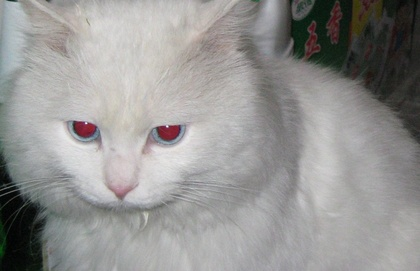
%> input picture hw5.jpg, 420 x 271 px, shrunk from 1234 x 795 before the run
$ octave main.m   (GNU Octave 9; MATLAB toolbox functions it lacks are replaced by stand-ins)
%> lines starting %> are read from the running program, lines starting %| are printed output that depends on the picture; in (x1, y1, x2, y2) boxes, pixels count from 0 and x2, y2 are one past the last pixel; in counts of white or black regions, pixels touching at a corner belong together; the program's own positions count from 1
### rgb2hsi.m
function hsi=rgb2hsi(rgb)
%% 提取RGB各通道分量
rgb=im2double(rgb);
r=rgb(:,:,1);
g=rgb(:,:,2);
b=rgb(:,:,3);

%% 根据HSI和RGB空间的关系求出对应分量
num=0.5*((r-g)+(r-b));
den=sqrt((r-g).^2+(r-b).*(g-b));
theta=acos(num./(den+eps));
H=theta;
H(b>g)=2*pi-H(b>g);
H=H/(2*pi);
num=min(min(r,g),b);
den=r+g+b;
den(den==0)=eps;
S=1-3.*num./den;
H(S==0)=0;
I=(r+g+b)/3;

%% 合成HSI图像
hsi=cat(3,H,S,I);

### hsi2rgb.m
function rgb=hsi2rgb(hsi)
%% 提取HSI各通道分量
H=hsi(:,:,1)*2*pi;
S=hsi(:,:,2);
I=hsi(:,:,3);

%% 构造RGB空间对应大小的矩阵
R=zeros(size(hsi,1),size(hsi,2));
G=zeros(size(hsi,1),size(hsi,2));
B=zeros(size(hsi,1),size(hsi,2));

%% 处理0<=H<2*pi/3的情况
idx=find((0<=H)&(H<2*pi/3));
B(idx)=I(idx).*(1-S(idx));
R(idx)=I(idx).*(1+S(idx).*cos(H(idx))./cos(pi/3-H(idx)));
G(idx)=3*I(idx)-(R(idx)+B(idx));

%% 处理2*pi/3<=H<4*pi/3的情况
idx=find((2*pi/3<=H)&(H<4*pi/3));
R(idx)=I(idx).*(1-S(idx));
G(idx)=I(idx).*(1+S(idx).*cos(H(idx)-2*pi/3)./cos(pi-H(idx)));
B(idx)=3*I(idx)-(R(idx)+G(idx));

%% 处理4*pi/3<=H<=2*pi的情况
idx=find((4*pi/3<=H)&(H<=2*pi));
G(idx)=I(idx).*(1-S(idx));
B(idx)=I(idx).*(1+S(idx).*cos(H(idx)-4*pi/3)./cos(5*pi/3-H(idx)));
R(idx)=3*I(idx)-(G(idx)+B(idx));

%% 合成RGB图并使其各分量在0~1之间
rgb=cat(3,R,G,B);
rgb=max(min(rgb,1),0);

### main.m
clear all;
image=imread('hw5.jpg');
%> image is the input picture: size 271x420x3 uint8; mean R, G, B 148.9, 147.9, 146.4
hsi_image=rgb2hsi(image);
%> in rgb2hsi, `num=0.5*((r-g)+(r-b));`:
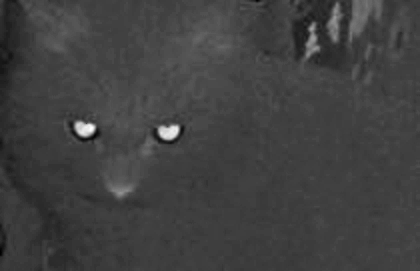
%> num: size 271x420 double; min -0.127, max 0.396, mean 0.00655; drawn with min black and max white
%> in rgb2hsi, `theta=acos(num./(den+eps));`:
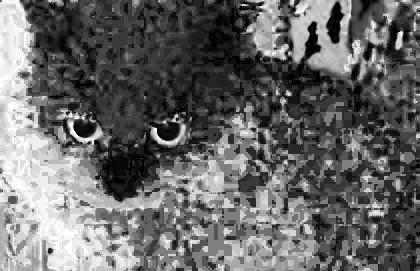
%> theta: size 271x420 double; min 4.94e-08, max 3.14, mean 1.29; drawn with min black and max white
%> in rgb2hsi, `den(den==0)=eps;`: den: size 271x420 double; min 2.22e-16, max 2.96, mean 1.74
%> in rgb2hsi, `S=1-3.*num./den;`:
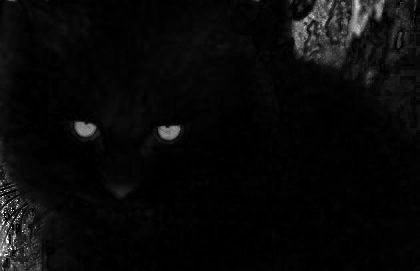
%> S: size 271x420 double; min 0, max 1, mean 0.037
%> in rgb2hsi, `H(S==0)=0;`:
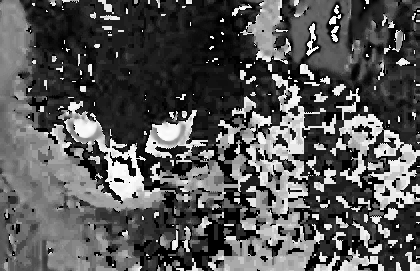
%> H: size 271x420 double; min 0, max 0.999, mean 0.339
%> in rgb2hsi, `hsi=cat(3,H,S,I);`:
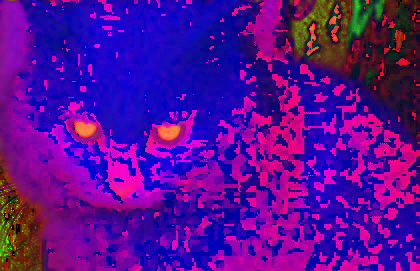
%> hsi: size 271x420x3 double; mean R, G, B 0.339, 0.037, 0.579
hsv_image=rgb2hsv(image);
%> hsv_image: size 271x420x3 double; mean H, S, V 0.339, 0.0638, 0.591
[m n]=size(hsi_image);
%> m = 271; n = 1260
n=n/3;
%> n = 420
for i=1:m
    for j=1:n
        if hsv_image(i,j,3)>0.32
            if -2*pi/4<hsi_image(i,j,1)<2*pi/4 & hsi_image(i,j,2)>0.2
                hsi_image(i,j,2)=0;
            end
        end
    end
end
%> hsi_image: size 271x420x3 double; 0.45% of pixels changed, all inside (x1, y1, x2, y2) = (75, 0, 337, 140)
new_image=hsi2rgb(hsi_image);
%> in hsi2rgb, `idx=find((0<=H)&(H<2*pi/3));`: idx = 65985 values from 1 to 113813
%> in hsi2rgb, `B(idx)=I(idx).*(1-S(idx));`:
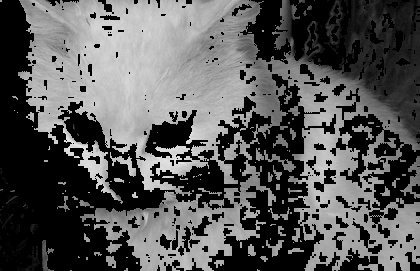
%> B: size 271x420 double; min 0, max 0.906, mean 0.341
%> in hsi2rgb, `idx=find((2*pi/3<=H)&(H<4*pi/3));`: idx = 23891 values from 3 to 113687
%> in hsi2rgb, `R(idx)=I(idx).*(1-S(idx));`:
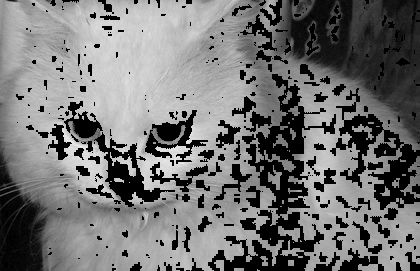
%> R: size 271x420 double; min 0, max 0.918, mean 0.452
%> in hsi2rgb, `idx=find((4*pi/3<=H)&(H<=2*pi));`: idx = 23944 values from 1275 to 113820
%> in hsi2rgb, `rgb=cat(3,R,G,B);`: rgb: size 271x420x3 double; mean H, S, V 0.583, 0.581, 0.575
%> in hsi2rgb, `rgb=max(min(rgb,1),0);`: rgb: size 271x420x3 double; mean H, S, V 0.583, 0.581, 0.575
figure, imshow(new_image);
